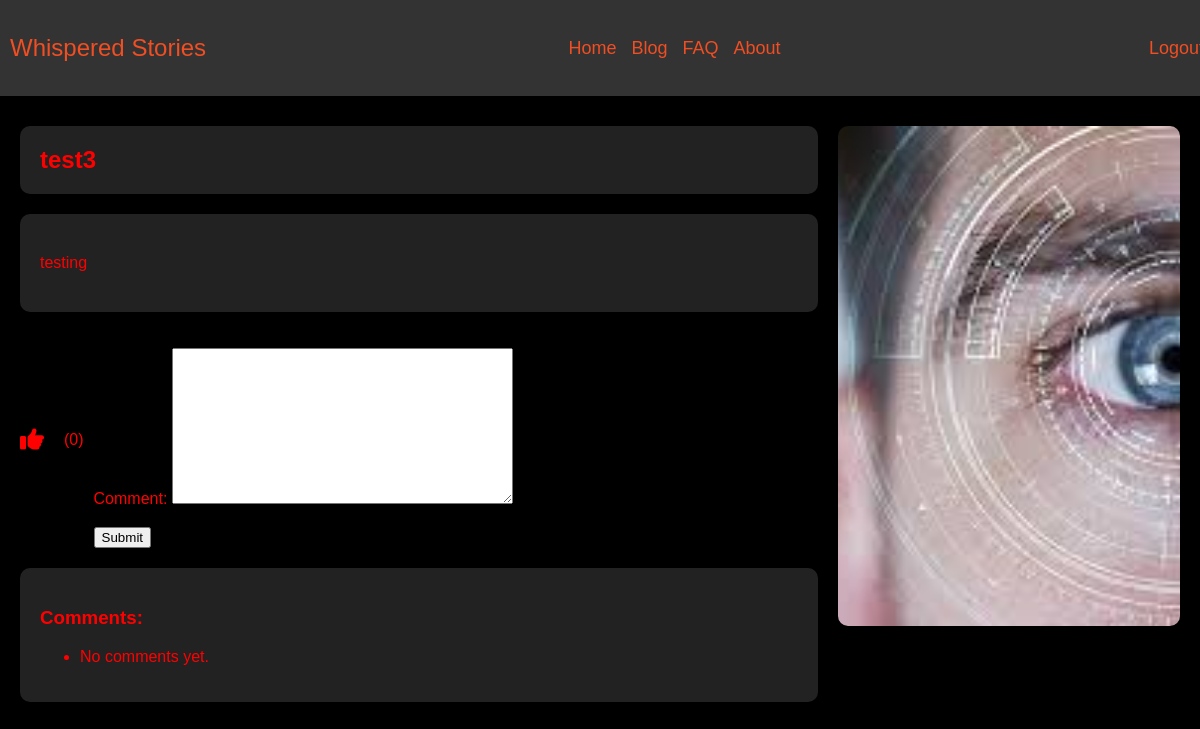
Page /read_blog/3/ (signed in) on the committed database.
### task_app/models.py (models this page shows, shortened)
class blog(models.Model):
    user = models.ForeignKey(User, on_delete=models.CASCADE)
    image = models.ImageField(upload_to='blog_images/')
    title = models.CharField(max_length=150)
    content = models.TextField()
    like = models.ManyToManyField(User, blank=True, related_name='blog_like')

### task_app/views.py (the view)
# urls.py: path('read_blog/<int:pk>/', ReadBlog.as_view(), name="read_blog"),
class ReadBlog(LoginRequiredMixin, DetailView):
    model = blog
    template_name = 'read_blog.html'
    context_object_name = 'blog'
    def get_context_data(self, **kwargs):
        context = super().get_context_data(**kwargs)
        context['form'] = CommentForm()
        context['comments'] = comment.objects.filter(blog=self.object)
        return context

### task_app/forms.py
class CommentForm(forms.ModelForm):
    class Meta:
        model = comment
        fields = ['comment']

### templates/read_blog.html (shortened to what this page needs)
{% extends "base.html" %}
{% load static %}
{% block content %}
<!DOCTYPE html>
<html lang="en">
<head>
    <link rel="stylesheet" href="https://cdnjs.cloudflare.com/ajax/libs/font-awesome/6.0.0-beta3/css/all.min.css">
    <link rel="stylesheet" href="{% static 'css/read-blog.css' %}">
</head>
<body>
    <br>
    <br>
    <div class="container">
        <div class="content-container">
            <div class="title-container">
                <h1>{{ blog.title }}</h1>
            </div>
            <div class="blog-content">
                <p>{{ blog.content }}</p>
            </div>
            <div class="actions">
                <form id="like-form" method="POST" action="{% url 'blog_like' blog.pk %}" style="display: inline;">
                    <i class="fas {% if user in blog.like.all %}fa-thumbs-down{% else %}fa-thumbs-up{% endif %} like-icon" onclick="document.getElementById('like-form').submit();"></i>
                </form>
                <span class="like-count">({{ blog.like.count }})</span>
                <div class="comment-bar">
                    <form method="post" action="{% url 'add_comment' blog.pk %}">
                        {{ form.as_p }}
                        <button type="submit">Submit</button>
                    </form>
                </div>
            </div>
            <div class="comments-container">
                <h3>Comments:</h3>
                <ul>
                    {% for comment in comments %}
                        <li class="comment">{{ comment.user.username }}: {{ comment.comment }}</li>
                    {% empty %}
                        <li>No comments yet.</li>
                    {% endfor %}
                </ul>
            </div>
        </div>
        <div class="image-container">
            <img src="{{ blog.image.url }}" alt="Blog Image">
        </div>
    </div>
</body>
</html>
{% endblock %}

### static/css/base.css (style rules this page uses)
html, body { height: 100%; margin: 0; font-family: Arial, sans-serif; padding: 0; overflow-x: hidden; background-color: black !important; }

### static/css/read-blog.css (style rules this page uses)
body { font-family: Arial, sans-serif; margin: 0; padding: 0; background-color: black; }
.container { display: flex; flex-direction: row; justify-content: center; align-items: flex-start; padding: 20px; }
.content-container { width: 70%; padding-right: 20px; }
.image-container { width: 30%; height: 500px; display: flex; justify-content: center; }
.image-container img { width: 100%; height: 100%; object-fit: cover; border-radius: 10px; }
.title-container { background-color: #222; padding: 20px; margin-bottom: 20px; border-radius: 10px; box-shadow: 0 2px 4px rgba(0, 0, 0, 0.1); color: red; }
.content-container .blog-content { background-color: #222; padding: 20px; border-radius: 10px; box-shadow: 0 2px 4px rgba(0, 0, 0, 0.1); color: red; }
h1 { margin: 0; font-size: 24px; color: red; }
p { font-size: 16px; line-height: 1.6; color: red; }
.actions { display: flex; align-items: center; margin-top: 20px; gap: 10px; }
.like-icon { color: red; font-size: 24px; cursor: pointer; }
.like-count { margin-left: 10px; color: red; }
.comment-bar { width: 100%; max-width: 785px; }
.comments-container { margin-top: 20px; background-color: #222; padding: 20px; border-radius: 10px; box-shadow: 0 2px 4px rgba(0, 0, 0, 0.1); color: red; }

### rows in the picture
blog: title "test3", content "testing", like.count "0", image (picture)
